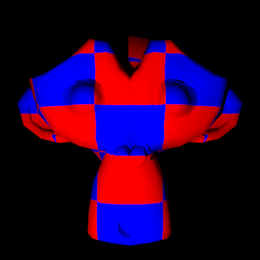
%> input picture 1/photometric/MonkeyColor/Monkey_-0.2_-0.4.png, 260 x 260 px, shrunk from 512 x 512 before the run; its folder holds only this picture in this run
$ octave photometric_stereo.m   (GNU Octave 9; MATLAB toolbox functions it lacks are replaced by stand-ins)
%> lines starting %> are read from the running program, lines starting %| are printed output that depends on the picture
### 1/photometric/load_syn_images.m
function [ image_stack, scriptV ] = load_syn_images( image_dir, channel )
%LOAD_SYN_IMAGES read from directory image_dir all files with extension png
%   image_dir: path to the image directory
%   nchannel: the image channel to be loaded, default = 1
%
%   image_stack: all images stacked along the 3rd channel
%   scriptV: light directions

files = dir(fullfile(image_dir, '*.png'));
nfiles = length(files);

if nargin == 1
    channel = 1;
end

image_stack = 0;
V = 0;
Z = 0.5;

for i = 1:nfiles

    % read input image
    im = imread(fullfile(image_dir, files(i).name));
    im = im(:, :, channel);

    % stack at third dimension
    if image_stack == 0
        [h, w] = size(im);
        fprintf('Image size (HxW): %dx%d\n', h, w);
        image_stack = zeros(h, w, nfiles, 'uint8');
        V = zeros(nfiles, 3, 'double');
    end

    image_stack(:, :, i) = im;

    % read light direction from image name
    name = files(i).name(8:end);
    m = strfind(name,'_')-1;
    X = str2double(name(1:m));
    n = strfind(name,'.png')-1;
    Y = str2double(name(m+2:n));
    V(i, :) = [-X, Y, Z];
end

% normalization
min_val = double(min(image_stack(:)));
max_val = double(max(image_stack(:)));
image_stack = (double(image_stack) - min_val) / (max_val - min_val);

normV = sqrt(sum(V.^2, 2));
scriptV = bsxfun(@rdivide, V, normV);

end

### 1/photometric/estimate_alb_nrm.m
function [ albedo, normal ] = estimate_alb_nrm( image_stack, scriptV, shadow_trick)
%COMPUTE_SURFACE_GRADIENT compute the gradient of the surface
%   image_stack : the images of the desired surface stacked up on the 3rd
%   dimension
%   scriptV : matrix V (in the algorithm) of source and camera information
%   shadow_trick: (true/false) whether or not to use shadow trick in solving
%   	linear equations
%   albedo : the surface albedo
%   normal : the surface normal


[h, w, n] = size(image_stack);
if nargin == 2
    shadow_trick = true;
end

% create arrays for
%   albedo (1 channel)
%   normal (3 channels)
albedo = zeros(h, w, 1);
normal = zeros(h, w, 3);

% =========================================================================
% YOUR CODE GOES HERE
% for each point in the image array
%   stack image values into a vector i
%   construct the diagonal matrix scriptI
%   solve scriptI * scriptV * g = scriptI * i to obtain g for this point
%   albedo at this point is |g|
%   normal at this point is g / |g|

for i1 = 1:h
    for j1 = 1:w
        i = reshape(image_stack(i1,j1,:),[n,1]);
        if shadow_trick == false
            [g,~] = linsolve(scriptV,i);
            albedo(i1,j1) = norm(g);
            normal(i1,j1,:) = g / albedo(i1,j1);
        else
            I = diag(i);
            A = I*scriptV;
            B = I*i;
            [g,~] =  linsolve(A,B);
            albedo(i1,j1) = norm(g);
            normal(i1,j1,:) = g / albedo(i1,j1);
        end
    end
end


% =========================================================================

end

### 1/photometric/check_integrability.m
function [ p, q, SE ] = check_integrability( normals )
%CHECK_INTEGRABILITY check the surface gradient is acceptable
%   normals: normal image
%   p : df / dx
%   q : df / dy
%   SE : Squared Errors of the 2 second derivatives
[h,w,n] = size(normals);
% initalization
p = zeros([h,w]);
q = zeros([h,w]);
SE = zeros([h,w]);

% ========================================================================
% YOUR CODE GOES HERE
% Compute p and q, where
% p measures value of df / dx
% q measures value of df / dy

p = normals(:,:,1) ./ normals(:,:,3);
q = normals(:,:,2) ./ normals(:,:,3);


% ========================================================================


p(isnan(p)) = 0;
q(isnan(q)) = 0;


% ========================================================================
% YOUR CODE GOES HERE
% approximate second derivate by neighbor difference
% and compute the Squared Errors SE of the 2 second derivatives SE


p1 = diff(p,1,2);
q1 = diff(q,1,1);
p1(:,w) = 0;
q1(h,:) = 0;
SE = (p1 - q1) .^ 2;


% ========================================================================


end

### 1/photometric/construct_surface.m
function [ height_map ] = construct_surface( p, q, path_type )
%CONSTRUCT_SURFACE construct the surface function represented as height_map
%   p : measures value of df / dx
%   q : measures value of df / dy
%   path_type: type of path to construct height_map, either 'column',
%   'row', or 'average'
%   height_map: the reconstructed surface


if nargin == 2
    path_type = 'column';
end

[h, w] = size(p);
height_map = zeros(h, w);

switch path_type
    case 'column'
        % =================================================================
        % YOUR CODE GOES HERE
        % top left corner of height_map is zero
        % for each pixel in the left column of height_map
        %   height_value = previous_height_value + corresponding_q_value
        for i=2:h
             height_map(i,1) = height_map(i-1,1)+q(i,1);
        end


        % for each row
        %   for each element of the row except for leftmost
        %       height_value = previous_height_value + corresponding_p_value
        for i=1:h
            for j =2:w
                height_map(i,j) = height_map(i,j-1)+p(i,j);
            end
        end


        % =================================================================

    case 'row'

        % =================================================================
        % YOUR CODE GOES HERE
        for j=2:w
             height_map(1,j) = height_map(1,j-1)+p(1,j);
        end

        for j=1:w
            for i =2:h
                height_map(i,j) = height_map(i-1,j)+q(i,j);
            end
        end
        % =================================================================

    case 'average'

        % =================================================================
        % YOUR CODE GOES HERE
        height_map_column = zeros(h, w);
        height_map_row = zeros(h, w);
        % COLUMN
        for i=2:h
             height_map_column(i,1) = height_map_column(i-1,1)+q(i,1);
        end
        for i=1:h
            for j =2:w
                height_map_column(i,j) = height_map_column(i,j-1)+p(i,j);
            end
        end
        % ROW
        for j=2:w
             height_map_row(1,j) = height_map_row(1,j-1)+p(1,j);
        end
        for j=1:w
            for i =2:h
                height_map_row(i,j) = height_map_row(i-1,j)+q(i,j);
            end
        end
        % AVERAGE
        height_map = (height_map_column + height_map_row) ./ 2;

        % =================================================================
end


end

### 1/photometric/show_results.m
function show_results( albedo, normals, SE )
%SHOW_RESULTS display albedo, normal and computational errors

[h, w, ~] = size(normals);

% plot the results
figure
subplot(2, 3, 1);
[X, Y] = meshgrid(1:w, 1:h);
surf(X, Y, SE, gradient(SE));
title('Integrability check: (dp / dy - dq / dx) ^2 ');

subplot(2, 3, 2);
imshow(albedo);
title('Albedo');

subplot(2, 3, 3);
minN = min(min(normals, [], 1), [], 2);
maxN = max(max(normals, [], 1), [], 2);
normal_img = (normals - minN) ./ (maxN - minN);
% NOTE: all 3 operations(-, /, -) are done in in broadcasting manner
% before MATLAB2016B, must use BSXFUN(@minus, normals, minN), ...
imshow(normal_img);
title('Normal map');

subplot(2, 3, 4);
imshow(normal_img(:, :, 1));
title('Normal X-component');

subplot(2, 3, 5);
imshow(normal_img(:, :, 2));
title('Normal Y-component');

subplot(2, 3, 6);
imshow(normal_img(:, :, 3));
title('Normal Z-component');


end

### 1/photometric/show_model.m
function show_model(albedo, height_map)
% SHOW_MODEL: display the model with texture
%   albedo: image used as texture for the model
%   height_map: height in z direction, describing the model geometry
% Spring 2014 CS 543 Assignment 1
% Arun Mallya and Svetlana Lazebnik


% some cosmetic transformations to make 3D model look better
[hgt, wid] = size(height_map);
[X,Y] = meshgrid(1:wid, 1:hgt);
H = rot90(fliplr(height_map), 2);
A = rot90(fliplr(albedo), 2);

figure;
mesh(H, X, Y, A);
axis equal;
xlabel('Z')
ylabel('X')
zlabel('Y')
title('Height Map')
view(-60,20)
colormap(gray)
set(gca, 'XDir', 'reverse')
set(gca, 'XTick', []);
set(gca, 'YTick', []);
set(gca, 'ZTick', []);
end

### 1/photometric/getpgmraw.m
% getpgmraw.m
% -----------
%
% function  [pic,maxgray]=getpgmraw(filename)
%
%
%  AUTHOR: A.S. Georghiades
%    DATE: April 28, 1997
% PURPOSE:
%         Reads gray scale PGM (raw) images.
%
% ARGUMENTS:
%         filename: A string containing the name of the image file to be read.
%
% RETURNS:
%         pic: The gray scale image in an array.
%     maxgray: The maximum pixel value in pic. Usually 255.
%
% (No dependancies)
%

function [pic,maxgray]=getpgmraw(filename)


%% Open file.
%
 fid=fopen(filename);


%% If not PGM then exit with an error message
%.
 code=fscanf(fid,'%s',1);
 if (code ~= 'P5')
	error('Not a PGM (raw) image');
 end


%% Get width.
%
 width=[];
 while (isempty(width))
   [width,cnt]=fscanf(fid,'%d',1);
   if (cnt==0)
     fgetl(fid);
   end
 end

%% Get height.
%
 height=fscanf(fid,'%d',1);

%% Get max gray value.
%
 maxgray=fscanf(fid,'%d',1);


%% Read actual data.
%
 cnt=fread(fid,1);		% newline
 pic=fread(fid,[width,height])';


%% Close file.
%
 fclose(fid);


%%%%

### 1/photometric/load_face_images.m
function [image_stack, scriptV] = load_face_images(image_dir)
% LOAD_FACE_IMAGES Load the set of face images.
%   image_dir: path to the image directory
%
%   image_stack: all images stacked along the 3rd channel
%   scriptV: light directions
%
% Source: Marc Pollefeys, 2006

num_images = 64;

% get ambient image
filename = [image_dir 'yaleB02_P00_Ambient.pgm'];
ambient_image = getpgmraw(filename);
[h, w] = size(ambient_image);

% get list of all other image files
d = dir([image_dir 'yaleB02_P00A*.pgm']);

% randomly select num_images number of images
filenames = {d(:).name};
total_images = numel(filenames);

if num_images <= total_images
    filenames = {d(randperm(numel(d), num_images)).name};
else
    fprintf('Total available images is less than specified.\nProceeding with %d images.\n', total_images)
end

Nimages = numel(filenames);

% arrays to store the angles of light sources
Ang = zeros(2, Nimages);

% create array of illuminated images
image_stack = zeros(h, w, Nimages);

for j = 1 : Nimages
	m = strfind(filenames{j},'A')+1;
	Ang(1,j) = str2double(filenames{j}(m:(m+3)));
	m = strfind(filenames{j},'E')+1;
	Ang(2,j) = str2double(filenames{j}(m:(m+2)));
	image_stack(:,:,j) = getpgmraw([image_dir filenames{j}]);
end

[X,Y,Z]= sph2cart(pi*Ang(1,:)/180,pi*Ang(2,:)/180,1);
scriptV = [Y;Z;X];
scriptV = scriptV';


%% preprocess the data:

% subtract ambient_image from each image in imarray
image_stack = bsxfun(@minus, image_stack, ambient_image);

% make sure no pixel is less than zero
image_stack(image_stack < 0) = 0;

% rescale values in imarray to be between 0 and 1
minVal = min(image_stack(:));
maxVal = max(image_stack(:));
image_stack = (image_stack - minVal) / (maxVal - minVal);

end

### 1/photometric/photometric_stereo.m
close all
clear all
clc

disp('Part 1: Photometric Stereo')

% obtain many images in a fixed view under different illumination
disp('Loading images...')
image_dir = './MonkeyColor/';   % TODO: get the path of the script
%image_ext = '*.png';

[image_stack, ~] = load_syn_images(image_dir);
%> in load_syn_images, im is the input picture: size 260x260x3 uint8; mean R, G, B 40.9, 0, 42
%> in load_syn_images, `im = im(:, :, channel);`:
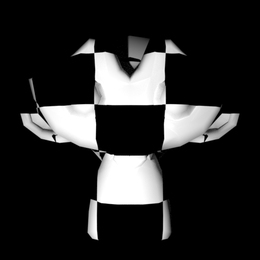
%> im: size 260x260 uint8; min 0, max 255, mean 40.9
%| Image size (HxW): 260x260
%> in load_syn_images, `min_val = double(min(image_stack(:)));`: min_val = 0
%> in load_syn_images, `max_val = double(max(image_stack(:)));`: max_val = 255
[h, w, ~] = size(image_stack);
%> h = 260; w = 260

if contains(image_dir, 'Color') == 0
    loop = 1;
    albedo = zeros([h, w, 1]);
    normals = zeros([h, w, 3, 1]);
    SE = zeros([h, w, 1]);
    p = zeros([h, w, 1]);
    q = zeros([h, w, 1]);
    height_map = zeros([h, w, 1]);
else
    loop = 3;
    albedo = zeros([h, w, 3]);
    normals = zeros([h, w, 3, 3]);
    SE = zeros([h, w, 3]);
    p = zeros([h, w, 3]);
    q = zeros([h, w, 3]);
    height_map = zeros([h, w, 3]);
end
for iter = 1 : loop
    [image_stack, scriptV] = load_syn_images(image_dir, iter);
%| Image size (HxW): 260x260
%> scriptV = [0.298 -0.596 0.745]
    [h, w, n] = size(image_stack);
%> n = 1
    fprintf('Finish loading %d images.\n\n', n);
%| Finish loading 1 images.
    % compute the surface gradient from the stack of imgs and light source mat
    disp('Computing surface albedo and normal map...')
    [albedo(:,:,iter), normals(:,:,:,iter)] = estimate_alb_nrm(image_stack, scriptV,true);
%> after the loop in estimate_alb_nrm, `for i1 = 1:h`: normal: size 260x260x3 double; 77.5% of the values are NaN or infinite; the others: min -0.596, max 0.745, mean 0.149
%> after the loop in estimate_alb_nrm, `for i1 = 1:h`: A = [0 0 0]; B = 0; g = [0; 0; 0]
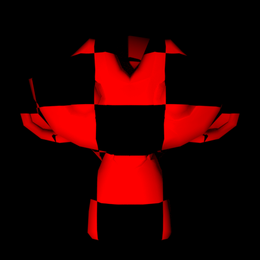
%> albedo: size 260x260x3 double; mean R, G, B 0.16, 0, 0

    %[u,v,w] = surfnorm(normals(:,:,1),normals(:,:,2),normals(:,:,3));
    %quiver3(normals(:,:,1),normals(:,:,2),normals(:,:,3),u,v,w,0.7)

end
normals(isnan(normals)) = 0;
albedo(isnan(albedo)) = 0;

%%
[u,v,w] = surfnorm(mean(normals(:,:,1,:), 4), mean(normals(:,:,2,:), 4),mean(normals(:,:,3,:),4));
quiver3(mean(normals(:,:,1,:), 4), mean(normals(:,:,2,:), 4),mean(normals(:,:,3,:),4),u,v,w,0.7)
%% integrability check: is (dp / dy  -  dq / dx) ^ 2 small everywhere?
normals(isnan(normals)) = 0;
albedo(isnan(albedo)) = 0;

threshold = 0.005;
for iter = 1 : loop
    disp('Integrability checking')
    [p(:,:,iter), q(:,:,iter), SE(:,:,iter)] = check_integrability(normals(:,:,:,iter));

    SE(SE(:,:,iter) <= threshold) = NaN; % for good visualization
    fprintf('Number of outliers: %d\n\n', sum(sum(SE(:,:,iter) > threshold)));

    %imshow(SE(:,:,iter));
end
%> this loop made 3 passes
%| Number of outliers: 3712
%| Number of outliers: 0
%| Number of outliers: 3727
%> SE: size 260x260x3 double; 33.33% of the values are NaN or infinite; the others: min 0, max 1.44, mean 0.016
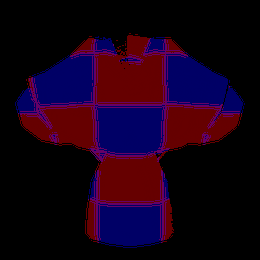
%> p: size 260x260x3 double; mean R, G, B 0.09, 0, 0.0896
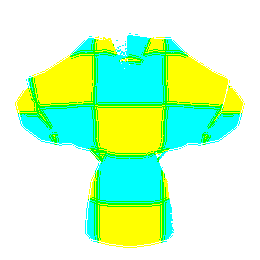
%> q: size 260x260x3 double; mean R, G, B -0.18, 0, -0.179; drawn with min black and max white
SE(isnan(SE)) = 0;

%% compute the surface height
for iter = 1 : loop
    height_map(:,:, iter) = construct_surface( p(:,:,iter), q(:,:,iter),'average' );
end
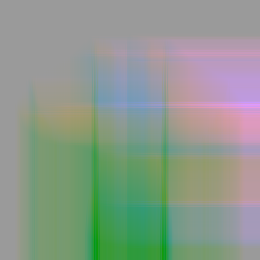
%> height_map: size 260x260x3 double; mean R, G, B -6.2, 0, -6.2; drawn with min black and max white
%height_map(isnan(height_map)) = 0;
%% Display
show_results(albedo, mean(normals, 4), sum(SE, 3));
%> in show_results, `minN = min(min(normals, [], 1), [], 2);`: minN = [0 -0.398 0]
%> in show_results, `maxN = max(max(normals, [], 1), [], 2);`: maxN = [0.199 0 0.497]
show_model(albedo, mean(height_map,3));
%> in show_model, `H = rot90(fliplr(height_map), 2);`:
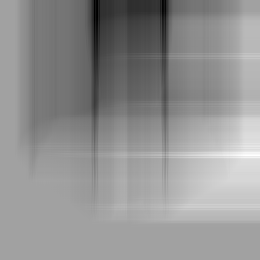
%> H: size 260x260 double; min -43.2, max 24.93, mean -4.1; drawn with min black and max white
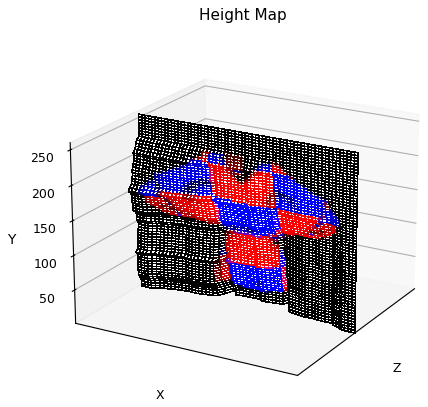
%> figure redrawn from the program's plot data


%% Face
[image_stack, scriptV] = load_face_images('./yaleB02/all_imgs/');
%> the run ends on the next line
